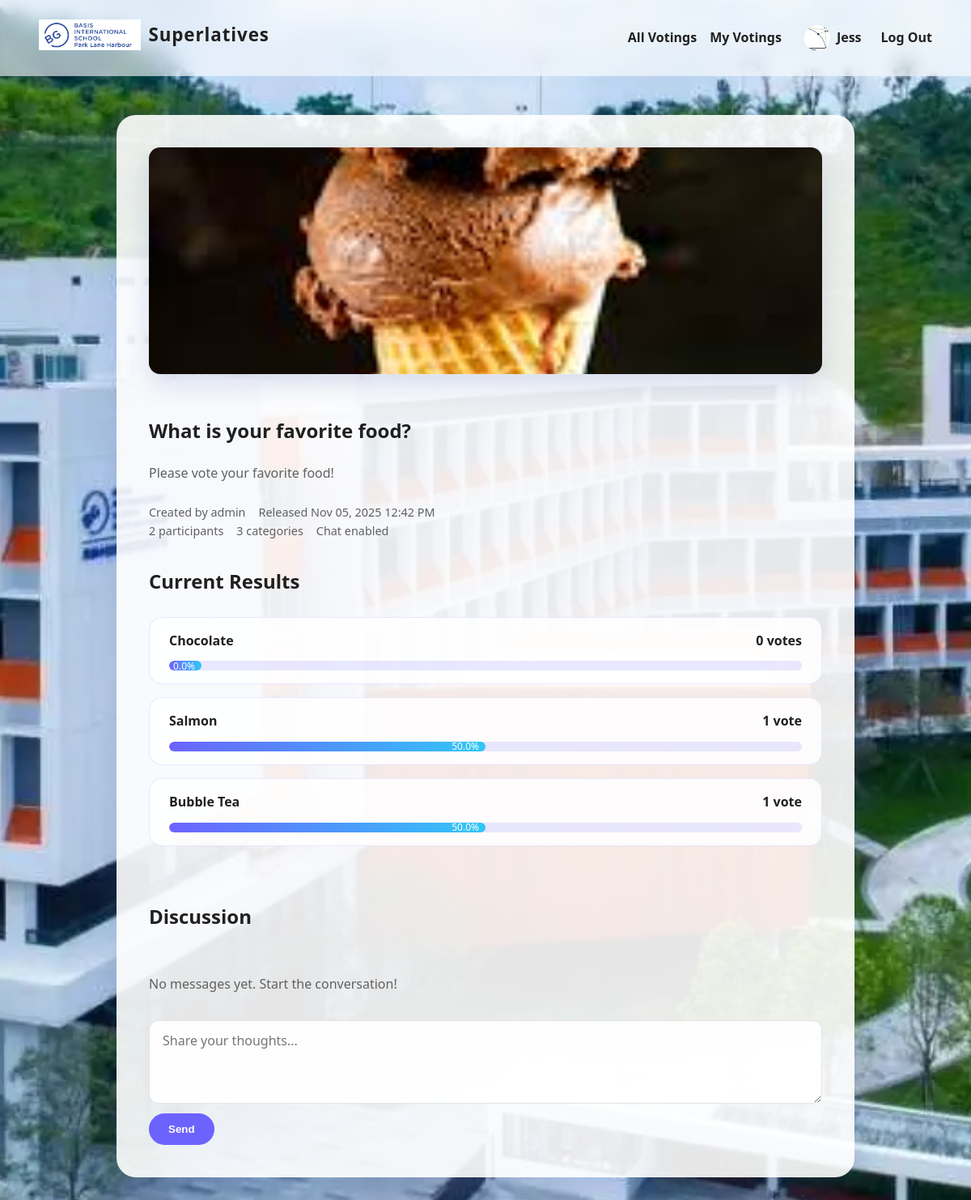
/polls/1 (signed in), run on the app's committed database.
### app.py (models this page shows, shortened)
class User(db.Model):
    id = db.Column(db.Integer, primary_key=True)
    name = db.Column(db.String(80), unique=True, nullable=False)
    password_hash = db.Column(db.String(255), nullable=False)
    profile_image = db.Column(db.String(255), nullable=True)
    is_admin = db.Column(db.Boolean, nullable=False, default=False, server_default="0")
    is_frozen = db.Column(db.Boolean, nullable=False, default=False, server_default="0")
    violation_count = db.Column(
        db.Integer, nullable=False, default=0, server_default="0"
    )
    polls = db.relationship("Poll", backref="creator", lazy=True)
    votes = db.relationship("Vote", backref="voter", lazy=True)

class Poll(db.Model):
    id = db.Column(db.Integer, primary_key=True)
    title = db.Column(db.String(200), unique=True, nullable=False)
    description = db.Column(db.Text, nullable=True)
    created_by = db.Column(db.Integer, db.ForeignKey("user.id"), nullable=False)
    created_at = db.Column(
        db.DateTime, nullable=False, default=db.func.now(), server_default=db.func.now()
    )
    cover_image = db.Column(db.String(255), nullable=True)
    chat_enabled = db.Column(db.Boolean, nullable=False, default=True, server_default="1")
    options = db.relationship("Option", backref="poll", cascade="all, delete-orphan")
    votes = db.relationship("Vote", backref="poll", cascade="all, delete-orphan")
    messages = db.relationship("Message", backref="poll", cascade="all, delete-orphan")

class Option(db.Model):
    id = db.Column(db.Integer, primary_key=True)
    name = db.Column(db.String(120), nullable=False)
    poll_id = db.Column(db.Integer, db.ForeignKey("poll.id"), nullable=False)
    image_path = db.Column(db.String(255), nullable=True)
    votes = db.relationship("Vote", backref="option", cascade="all, delete-orphan")

### app.py (the view, shortened to what this page needs)
    @app.route("/polls/<int:poll_id>", methods=["GET", "POST"])
    @login_required
    def poll_detail(poll_id: int):
        poll = Poll.query.get_or_404(poll_id)
        user = current_user()
        vote = Vote.query.filter_by(poll_id=poll.id, user_id=user.id).first()
        is_owner = poll.created_by == user.id
        user_is_frozen = user.is_frozen
        total_votes = Vote.query.filter_by(poll_id=poll.id).count()
        options_with_counts = [
            {
                "option": option,
                "count": Vote.query.filter_by(poll_id=poll.id, option_id=option.id).count(),
                "percentage": (
                    round(
                        100
                        * Vote.query.filter_by(poll_id=poll.id, option_id=option.id).count()
                        / total_votes,
                        2,
                    )
                    if total_votes
                    else 0
                ),
            }
            for option in poll.options
        ]
        can_vote = not is_owner and vote is None and not user_is_frozen
        can_view_results = is_owner or vote is not None
        messages = []
        if poll.chat_enabled and (is_owner or vote):
            messages = (
                Message.query.filter_by(poll_id=poll.id)
                .order_by(Message.created_at.asc())
                .all()
            )
        return render_template(
            "poll_detail.html",
            poll=poll,
            vote=vote,
            options_with_counts=options_with_counts,
            total_votes=total_votes,
            can_vote=can_vote,
            can_view_results=can_view_results,
            is_owner=is_owner,
            messages=messages,
            user_is_frozen=user_is_frozen,
        )

### app.py (called while the page is built)
def current_user() -> Optional[User]:
    user_id = session.get("user_id")
    if user_id is None:
        return None
    return User.query.get(user_id)

def login_required(func):
    from functools import wraps
    @wraps(func)
    def wrapped(*args, **kwargs):
        if current_user() is None:
            flash("Please log in first.", "warning")
            return redirect(url_for("login", next=request.url))
        return func(*args, **kwargs)
    return wrapped

### templates/poll_detail.html (shortened to what this page needs)
{% extends "base.html" %}
{% import "macros/avatar.html" as avatar %}
{% block content %}
<section class="card">
  {% if poll.cover_image %}
  <img
    class="poll-cover detail-cover"
    src="{{ url_for('static', filename=poll.cover_image) }}"
    alt="Cover image for {{ poll.title }}"
  />
  {% endif %}
  <h1>{{ poll.title }}</h1>
  {% if poll.description %}
  <p class="lead">{{ poll.description }}</p>
  {% endif %}
  <div class="poll-meta">
    <span>Created by {{ poll.creator.name }}</span>
    <span>Released {{ poll.created_at.strftime("%b %d, %Y %I:%M %p") }}</span>
  </div>
  <div class="poll-stats">
    <span>{{ total_votes }} participant{% if total_votes != 1 %}s{% endif %}</span>
    <span>{{ poll.options|length }} categories</span>
    <span>Chat {% if poll.chat_enabled %}enabled{% else %}disabled{% endif %}</span>
  </div>
  {% if can_view_results %}
  <div class="results">
    <h2>Current Results</h2>
    <ul class="results-list">
      {% for entry in options_with_counts %}
      <li class="results-item">
        <div class="result-label">
          <div class="result-title">
            <span class="option-name">{{ entry.option.name }}</span>
          </div>
          <span class="vote-count">{{ entry.count }} vote{% if entry.count != 1 %}s{% endif %}</span>
        </div>
        <div class="progress">
          <div class="progress-bar" style="width: {{ entry.percentage }}%">
            {{ entry.percentage }}%
          </div>
        </div>
      </li>
      {% endfor %}
    </ul>
  </div>
  {% endif %}
  {% if poll.chat_enabled %}
  <div class="chat-section">
    <h2>Discussion</h2>
    {% if is_owner or vote %}
    {% if messages %}
    <ul class="chat-list">
      {% for message in messages %}
      <li class="chat-message">
        <div class="chat-avatar">
          {{ avatar.render(message.user, "sm") }}
        </div>
        <div class="chat-bubble">
          <p>{{ message.content }}</p>
          {% if current_user_is_admin %}
          <form
            class="comment-admin-form"
            method="post"
            action="{{ url_for('delete_comment', poll_id=poll.id, comment_id=message.id) }}"
            onsubmit="return confirm('Delete this comment permanently?');"
          >
            <button class="comment-delete-button" type="submit">Delete</button>
          </form>
          {% endif %}
        </div>
      </li>
      {% endfor %}
    </ul>
    {% else %}
    <p class="chat-empty">No messages yet. Start the conversation!</p>
    {% endif %}
    {% if user_is_frozen %}
    <p class="lead">You cannot post messages while your account is frozen.</p>
    {% else %}
    <form method="post" class="chat-form">
      <textarea
        id="message"
        name="message"
        rows="3"
        placeholder="Share your thoughts..."
        required
      ></textarea>
      <div class="chat-actions">
        <button class="button" type="submit">Send</button>
      </div>
    </form>
    {% endif %}
    {% elif user_is_frozen %}
    <p class="lead">You cannot post messages while your account is frozen.</p>
    {% else %}
    <p class="lead">Chat unlocks after you vote.</p>
    {% endif %}
  </div>
  {% endif %}
</section>
{% endblock %}

### templates/base.html (shortened to what this page needs)
{% import "macros/avatar.html" as avatar %}
<!doctype html>
<html lang="en">
  <head>
    <link rel="stylesheet" href="{{ url_for('static', filename='css/styles.css') }}" />
  </head>
  <body>
    <nav class="navbar">
      <div class="brand">
        <a href="{{ url_for('index') }}">
          <img
            class="brand-logo"
            src="{{ url_for('static', filename='uploads/theim.png') }}"
            alt="Superlatives logo"
          />
          <span class="brand-name">Superlatives</span>
        </a>
      </div>
      <div class="nav-links">
        <a
          href="{{ url_for('index') }}"
          class="{% if request.endpoint == 'index' %}active{% endif %}"
        >
          All Votings
        </a>
        {% if current_user %}
        <a
          href="{{ url_for('my_polls') }}"
          class="{% if request.endpoint == 'my_polls' %}active{% endif %}"
        >
          My Votings
        </a>
        <div class="nav-account">
          <a
            href="{{ url_for('profile') }}"
            class="profile-link {% if request.endpoint == 'profile' %}active{% endif %}"
          >
            {{ avatar.render(current_user, "xs") }}
            <span class="profile-name">{{ current_user.name }}</span>
          </a>
          <a class="logout-link" href="{{ url_for('logout') }}">Log Out</a>
        </div>
        {% else %}
        <a href="{{ url_for('login') }}">Log In</a>
        <a href="{{ url_for('register') }}">Register</a>
        {% endif %}
      </div>
    </nav>
    <main class="content">
      {% block content %}{% endblock %}
    </main>
  </body>
</html>

### templates/macros/avatar.html
{% macro render(user, size="md", extra_classes="") %}
  {% set name = user.name if user else "?" %}
  {% set profile_image = user.profile_image if user else None %}
  {% set classes = "avatar avatar-" ~ size %}
  {% if extra_classes %}
    {% set classes = classes ~ " " ~ extra_classes %}
  {% endif %}
  {% if profile_image %}
    <span class="{{ classes }} avatar-has-image">
      <img
        src="{{ url_for('static', filename=profile_image) }}"
        alt="{{ name }} profile image"
        loading="lazy"
      />
    </span>
  {% else %}
    <span class="{{ classes }} avatar-initial" aria-hidden="true">
      {{ name[:1]|upper }}
    </span>
  {% endif %}
{% endmacro %}

### static/css/styles.css (style rules this page uses)
:root { color-scheme: light; font-family: "Segoe UI", Roboto, Helvetica, Arial, sans-serif; font-size: 16px; line-height: 1.6; --primary: #6c63ff; --primary-dark: #584dff; --card-bg: rgba(255, 255, 255, 0.9); --text-color: #202020; --muted: #606060; --danger: #e63946; --success: #2a9d8f; --warning: #f4a261; }
* { box-sizing: border-box; }
body { min-height: 100vh; margin: 0; background-color: #000; background-image: url("../uploads/myim.webp"); background-repeat: no-repeat; background-position: center; background-size: cover; background-attachment: fixed; color: var(--text-color); position: relative; }
.navbar { display: flex; justify-content: space-between; align-items: center; padding: 1.5rem 3rem; position: sticky; top: 0; backdrop-filter: blur(12px); background: rgba(255, 255, 255, 0.6); z-index: 10; }
.navbar a { color: var(--text-color); text-decoration: none; font-weight: 600; transition: color 0.2s ease; }
.brand a { display: inline-flex; align-items: center; gap: 0.6rem; font-size: 1.4rem; letter-spacing: 0.04em; }
.brand-logo { height: 2.4rem; width: auto; display: block; }
.brand-name { font-weight: 700; color: var(--text-color); }
.nav-links { display: flex; gap: 1rem; align-items: center; }
.nav-account { display: flex; align-items: center; gap: 0.75rem; }
.profile-link { display: inline-flex; align-items: center; gap: 0.5rem; padding: 0.35rem 0.75rem; border-radius: 999px; background: transparent; font-weight: 600; transition: background 0.2s ease, color 0.2s ease; }
.profile-name { font-weight: 600; }
.logout-link { color: var(--danger); font-weight: 600; }
.avatar { border-radius: 50%; display: inline-flex; align-items: center; justify-content: center; font-weight: 700; text-transform: uppercase; color: #fff; background: linear-gradient(135deg, #6c63ff 0%, #31c6f6 100%); box-shadow: 0 2px 6px rgba(17, 24, 39, 0.08); }
.avatar-has-image { background: transparent; box-shadow: none; }
.avatar-has-image img { width: 100%; height: 100%; display: block; border-radius: 50%; object-fit: cover; }
.avatar-xs { width: 32px; height: 32px; font-size: 0.85rem; }
.content { max-width: 960px; margin: 3rem auto; padding: 0 1.5rem 4rem; }
.card { background: var(--card-bg); border-radius: 24px; padding: 2.5rem; box-shadow: 0 20px 45px rgba(86, 98, 163, 0.2); }
.lead { color: var(--muted); margin-bottom: 1.5rem; }
.poll-cover { width: 100%; max-height: 220px; object-fit: cover; border-radius: 14px; box-shadow: 0 12px 30px rgba(86, 98, 163, 0.2); }
.poll-meta { font-size: 0.9rem; color: var(--muted); display: flex; gap: 1rem; flex-wrap: wrap; }
.poll-stats { font-size: 0.9rem; color: var(--muted); display: flex; gap: 1rem; align-items: center; flex-wrap: wrap; }
.button { display: inline-block; padding: 0.75rem 1.5rem; border-radius: 999px; background: var(--primary); color: white; font-weight: 600; text-decoration: none; border: none; cursor: pointer; transition: transform 0.15s ease, box-shadow 0.15s ease, background 0.15s ease; }
form { display: grid; gap: 1rem; }
input[type="text"], input[type="password"], textarea { width: 100%; padding: 0.75rem 1rem; border-radius: 12px; border: 1px solid rgba(0, 0, 0, 0.1); font: inherit; background: rgba(255, 255, 255, 0.95); }
textarea { resize: vertical; }
.results { margin-top: 2rem; }
.results-list { list-style: none; padding: 0; margin: 1.5rem 0 0; display: grid; gap: 1rem; }
.results-item { background: rgba(255, 255, 255, 0.85); border-radius: 16px; padding: 1rem 1.5rem; border: 1px solid rgba(108, 99, 255, 0.15); }
.result-label { display: flex; justify-content: space-between; font-weight: 600; margin-bottom: 0.75rem; gap: 1rem; align-items: center; flex-wrap: wrap; }
.result-title { display: flex; align-items: center; gap: 0.75rem; }
.progress { height: 12px; border-radius: 999px; background: rgba(108, 99, 255, 0.15); overflow: hidden; }
.progress-bar { height: 100%; background: linear-gradient(90deg, #6c63ff 0%, #31c6f6 100%); border-radius: inherit; display: flex; justify-content: flex-end; align-items: center; color: white; font-size: 0.75rem; padding-right: 0.5rem; min-width: 2.5rem; }
.poll-cover.detail-cover { max-height: 280px; margin-bottom: 1.5rem; }
.chat-section { margin-top: 3rem; display: grid; gap: 1rem; }
.chat-empty { color: var(--muted); }
.chat-form { display: grid; gap: 0.75rem; }
.chat-actions { display: flex; align-items: center; gap: 0.75rem; }

### data on the page
User: profile_image (picture), name "Jess"
Poll: cover_image (picture), title "What is your favorite food?", description "Please vote your favorite food!", created_at "Nov 05, 2025 12:42 PM"
User: creator.name "admin"
Option: option.name "Chocolate"
Option: option.name "Salmon"
Option: option.name "Bubble Tea"

### other printed values
{{ total_votes }} "2"
{{ poll.options|length }} "3"
{{ entry.count }} "0" "1" "1"
{{ entry.percentage }} "0.0" "50.0" "50.0"
